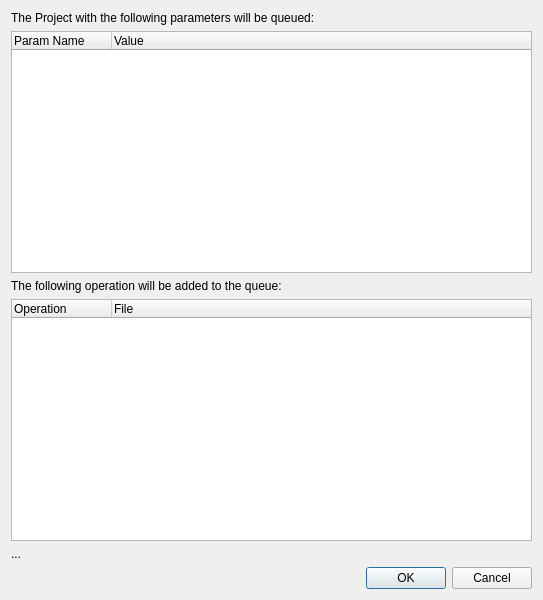
<?xml version="1.0" encoding="UTF-8"?>
<ui version="4.0">
 <class>Dialog</class>
 <widget class="QDialog" name="Dialog">
  <property name="geometry">
   <rect>
    <x>0</x>
    <y>0</y>
    <width>543</width>
    <height>600</height>
   </rect>
  </property>
  <property name="windowTitle">
   <string>Dialog</string>
  </property>
  <layout class="QVBoxLayout" name="verticalLayout_2">
   <item>
    <widget class="QLabel" name="label_2">
     <property name="text">
      <string>The Project with the following parameters will be queued:</string>
     </property>
    </widget>
   </item>
   <item>
    <widget class="QTreeWidget" name="treeMeta">
     <property name="sizePolicy">
      <sizepolicy hsizetype="MinimumExpanding" vsizetype="MinimumExpanding">
       <horstretch>0</horstretch>
       <verstretch>0</verstretch>
      </sizepolicy>
     </property>
     <column>
      <property name="text">
       <string>Param Name</string>
      </property>
     </column>
     <column>
      <property name="text">
       <string>Value</string>
      </property>
     </column>
    </widget>
   </item>
   <item>
    <widget class="QLabel" name="label">
     <property name="text">
      <string>The following operation will be added to the queue:</string>
     </property>
    </widget>
   </item>
   <item>
    <widget class="QTreeWidget" name="treeFiles">
     <property name="columnCount">
      <number>2</number>
     </property>
     <column>
      <property name="text">
       <string>Operation</string>
      </property>
     </column>
     <column>
      <property name="text">
       <string>File</string>
      </property>
     </column>
    </widget>
   </item>
   <item>
    <widget class="QLabel" name="lblState">
     <property name="text">
      <string>...</string>
     </property>
    </widget>
   </item>
   <item>
    <widget class="QDialogButtonBox" name="buttonBox">
     <property name="orientation">
      <enum>Qt::Horizontal</enum>
     </property>
     <property name="standardButtons">
      <set>QDialogButtonBox::Cancel|QDialogButtonBox::Ok</set>
     </property>
    </widget>
   </item>
  </layout>
 </widget>
 <resources/>
 <connections>
  <connection>
   <sender>buttonBox</sender>
   <signal>accepted()</signal>
   <receiver>Dialog</receiver>
   <slot>accept()</slot>
   <hints>
    <hint type="sourcelabel">
     <x>248</x>
     <y>254</y>
    </hint>
    <hint type="destinationlabel">
     <x>157</x>
     <y>274</y>
    </hint>
   </hints>
  </connection>
  <connection>
   <sender>buttonBox</sender>
   <signal>rejected()</signal>
   <receiver>Dialog</receiver>
   <slot>reject()</slot>
   <hints>
    <hint type="sourcelabel">
     <x>316</x>
     <y>260</y>
    </hint>
    <hint type="destinationlabel">
     <x>286</x>
     <y>274</y>
    </hint>
   </hints>
  </connection>
 </connections>
</ui>
